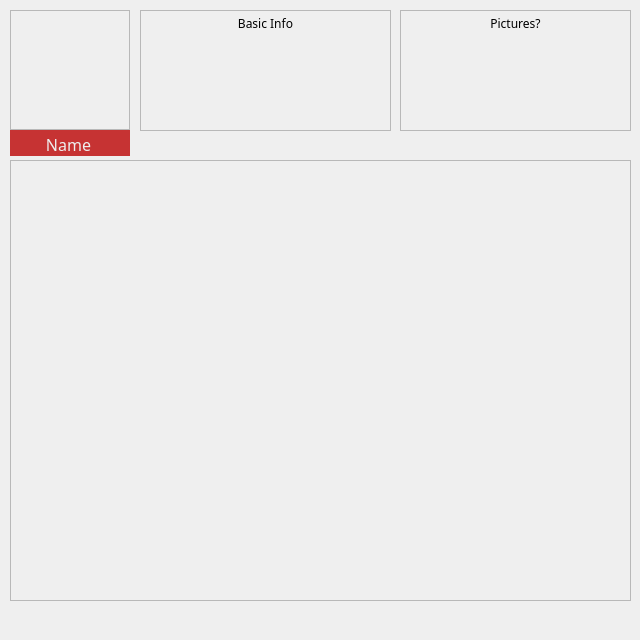
<?xml version="1.0" encoding="UTF-8"?>
<ui version="4.0">
 <class>profile</class>
 <widget class="QDockWidget" name="profile">
  <property name="geometry">
   <rect>
    <x>0</x>
    <y>0</y>
    <width>640</width>
    <height>640</height>
   </rect>
  </property>
  <property name="floating">
   <bool>true</bool>
  </property>
  <property name="features">
   <set>QDockWidget::DockWidgetClosable|QDockWidget::DockWidgetMovable</set>
  </property>
  <property name="windowTitle">
   <string>                                                                                                                                                   umbra | profile</string>
  </property>
  <widget class="QWidget" name="dockWidgetContents">
   <widget class="QFrame" name="profileFrame">
    <property name="geometry">
     <rect>
      <x>10</x>
      <y>10</y>
      <width>120</width>
      <height>120</height>
     </rect>
    </property>
    <property name="frameShape">
     <enum>QFrame::StyledPanel</enum>
    </property>
    <property name="frameShadow">
     <enum>QFrame::Sunken</enum>
    </property>
    <property name="lineWidth">
     <number>2</number>
    </property>
    <property name="midLineWidth">
     <number>2</number>
    </property>
   </widget>
   <widget class="Line" name="nameplate">
    <property name="geometry">
     <rect>
      <x>10</x>
      <y>130</y>
      <width>120</width>
      <height>26</height>
     </rect>
    </property>
    <property name="styleSheet">
     <string notr="true">color: #c63333</string>
    </property>
    <property name="frameShadow">
     <enum>QFrame::Plain</enum>
    </property>
    <property name="lineWidth">
     <number>26</number>
    </property>
    <property name="orientation">
     <enum>Qt::Horizontal</enum>
    </property>
   </widget>
   <widget class="QLabel" name="displayname">
    <property name="geometry">
     <rect>
      <x>8</x>
      <y>136</y>
      <width>121</width>
      <height>16</height>
     </rect>
    </property>
    <property name="font">
     <font>
      <family>NanumGothic</family>
      <pointsize>12</pointsize>
     </font>
    </property>
    <property name="styleSheet">
     <string notr="true">color: #eee;</string>
    </property>
    <property name="text">
     <string>Name</string>
    </property>
    <property name="alignment">
     <set>Qt::AlignCenter</set>
    </property>
   </widget>
   <widget class="QFrame" name="basicInfoFrame">
    <property name="geometry">
     <rect>
      <x>140</x>
      <y>10</y>
      <width>251</width>
      <height>121</height>
     </rect>
    </property>
    <property name="frameShape">
     <enum>QFrame::StyledPanel</enum>
    </property>
    <property name="frameShadow">
     <enum>QFrame::Raised</enum>
    </property>
    <widget class="QLabel" name="title">
     <property name="geometry">
      <rect>
       <x>10</x>
       <y>5</y>
       <width>231</width>
       <height>16</height>
      </rect>
     </property>
     <property name="font">
      <font>
       <family>NanumGothic</family>
      </font>
     </property>
     <property name="text">
      <string>Basic Info</string>
     </property>
     <property name="alignment">
      <set>Qt::AlignCenter</set>
     </property>
    </widget>
    <widget class="QWidget" name="verticalLayoutWidget_2">
     <property name="geometry">
      <rect>
       <x>9</x>
       <y>29</y>
       <width>231</width>
       <height>81</height>
      </rect>
     </property>
     <layout class="QVBoxLayout" name="infoLayout"/>
    </widget>
   </widget>
   <widget class="QFrame" name="frame_2">
    <property name="geometry">
     <rect>
      <x>400</x>
      <y>10</y>
      <width>231</width>
      <height>121</height>
     </rect>
    </property>
    <property name="frameShape">
     <enum>QFrame::StyledPanel</enum>
    </property>
    <property name="frameShadow">
     <enum>QFrame::Raised</enum>
    </property>
    <widget class="QLabel" name="label_4">
     <property name="geometry">
      <rect>
       <x>10</x>
       <y>5</y>
       <width>211</width>
       <height>16</height>
      </rect>
     </property>
     <property name="font">
      <font>
       <family>NanumGothic</family>
      </font>
     </property>
     <property name="text">
      <string>Pictures?</string>
     </property>
     <property name="alignment">
      <set>Qt::AlignCenter</set>
     </property>
    </widget>
   </widget>
   <widget class="QScrollArea" name="scrollArea">
    <property name="geometry">
     <rect>
      <x>10</x>
      <y>160</y>
      <width>621</width>
      <height>441</height>
     </rect>
    </property>
    <property name="widgetResizable">
     <bool>true</bool>
    </property>
    <widget class="QWidget" name="scrollAreaWidgetContents">
     <property name="geometry">
      <rect>
       <x>0</x>
       <y>0</y>
       <width>619</width>
       <height>439</height>
      </rect>
     </property>
     <widget class="QWidget" name="verticalLayoutWidget">
      <property name="geometry">
       <rect>
        <x>9</x>
        <y>-1</y>
        <width>601</width>
        <height>111</height>
       </rect>
      </property>
      <layout class="QVBoxLayout" name="postFeed"/>
     </widget>
    </widget>
   </widget>
  </widget>
 </widget>
 <resources/>
 <connections/>
</ui>
